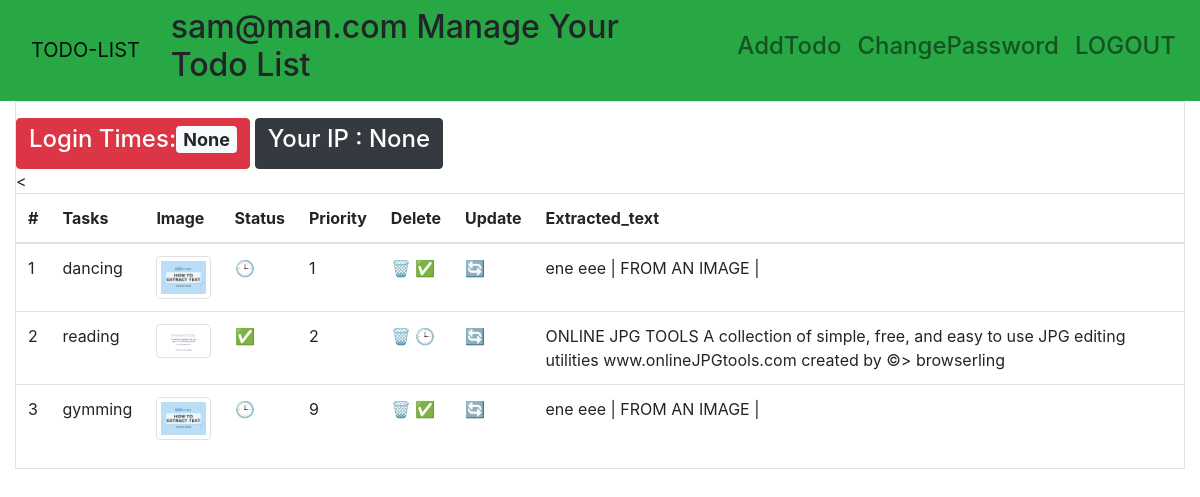
Page / (signed in) on the committed database.
### app/models.py (models this page shows, shortened)
class MyCustomModel(AbstractBaseUser,PermissionsMixin):
    email = models.EmailField(verbose_name="Email",unique=True, max_length=60,  null=True)
    username = None
    date_joined = models.DateTimeField(default=timezone.now)
    is_admin = models.BooleanField(default = False)
    is_active = models.BooleanField(default = True)
    is_staff = models.BooleanField(default = False)
    is_superuser = models.BooleanField(default = False)
    objects = MyCustomModelManager()
    USERNAME_FIELD = 'email'
    REQUIRED_FIELDS = []

class TODO(models.Model):
    status_choices = [
    ('C', 'COMPLETED'),
    ('P', 'PENDING'),
    ]
    priority_choices = [
    ('1', '1️⃣'),
    ('2', '2️⃣'),
    ('3', '3️⃣'),
    ('4', '4️⃣'),
    ('5', '5️⃣'),
    ('6', '6️⃣'),
    ('7', '7️⃣'),
    ('8', '8️⃣'),
    ('9', '9️⃣'),
    ('10','🔟'),
    ]
    tasks = models.CharField(max_length=50)
    status = models.CharField(max_length=10 , choices=status_choices)
    user = models.ForeignKey(MyCustomModel, on_delete=models.CASCADE, null=True, blank=True)
    date = models.DateTimeField(auto_now_add=True)
    priority = models.CharField(max_length=2 , choices=priority_choices)
    image = models.FileField(upload_to = 'picture' ,max_length = 255,null=True)
    text = models.TextField(blank=True, null=True )

### app/views.py (the view)
# urls.py: path('' , home, name='home' ),
@login_required(login_url='login')
def home(request):
            if request.user.is_authenticated:
                user = request.user
                form = TODOForm()
                todos = TODO.objects.filter(user = user).order_by('priority')
                ip = request.session.get('ip', 0)
                ct = cache.get('count', version= user.pk)
                return render(request , 'index.html' , context={'form' : form , 'todos' : todos, 'ip':ip, 'ct':ct  })
            else:
                return redirect('login')

### app/templates/index.html (shortened to what this page needs)
{% extends 'base.html' %}
{% block content1 %}
<h2> {{user.email}} Manage Your Todo List</h2>
{% endblock %}
{% block content2 %}
<div>
  <li class="nav-item">
    <h4> <a class="nav-link" href="/add-todo">AddTodo</a></h4>
  </li>
</div>
{% endblock content2 %}
{% block content %}
      <div class="col">
        <div class="border">
          <div>
            <th><button type="button" class="btn btn-danger mt-3">
              <h4 class="mt-8">Login Times:<span class="badge badge-light"> {{ct}}</span> </h4>
            </button>
            </th>
              <th><button type="button" class="btn btn-dark mt-3">
                <h4 class="mt-8">Your IP : {{ip}} </h4>
              </button>
              </th>
          </div>
          {% if todos|length == 0 %}
          <div class="p-4">
            <br>
            <br>
            <div class="alert alert-info text-center">
              <p>No Todos</p>
            </div>
            <br>
            <br>
          </div>
          {%else%}
          <div>
            <table class="table">
              <thead>
                <tr>
                  <th>#</th>
                  <th>Tasks</th><
                  <th>Image</th>
                  <th>Status</th>
                  <th>Priority</th>
                  <th>Delete</th>
                  <th>Update</th>
                  <th>Extracted_text</th>
                </tr>
              </thead>
              <tbody>
                {% for todo in todos %}
                <tr>
                  <td>{{forloop.counter}}</td>
                  <td>{{todo.tasks}}</td>
                  <td>
                    {% if todo.image %}
                      <img src="{{todo.image.url}}"  width="60"  alt="" class="img-thumbnail" >
                    {% endif %}
                  </td>
                  <td>
                    {% if todo.status == 'C'%}
                    ✅
                    {%else%}
                    🕒
                    {%endif%}
                  </td>
                  <td>{{todo.priority}}</td>
                  <td>
                    <a href="/delete-todo/{{todo.id}}" title="Delete" class="">🗑️</a>
                    {% if todo.status == 'P'%}
                    <a href="/change-status/{{todo.id}}/C" title="Mark Completed" class="">✅</a>
                    {%else%}
                    <a href="/change-status/{{todo.id}}/P" title="Mark Pending" class="">🕒</a>
                    {%endif%}
                  </td>
                <td><a href ="/update-todo/{{todo.id}}/" title="Update" class="">🔄</a></td>
                <td>{{todo.text}}</td>
                </tr>
                {%endfor%}
              </tbody>
            </table>
          </div>
          {%endif%}
        </div>
      </div>
    </div>
{% endblock %}

### rows in the picture
MyCustomModel: email "sam@man.com"
TODO: tasks "dancing", image (picture), priority "1", text "ene eee | FROM AN IMAGE |"
TODO: tasks "reading", image (picture), priority "2", text "ONLINE JPG TOOLS A collection of simple, free, and easy to use JPG editing utilities www.onlineJPGtools.com created by ©> browserling"
TODO: tasks "gymming", image (picture), priority "9", text "ene eee | FROM AN IMAGE |"

### other values in the picture
{{ ct }} "None"
{{ ip }} "None"
